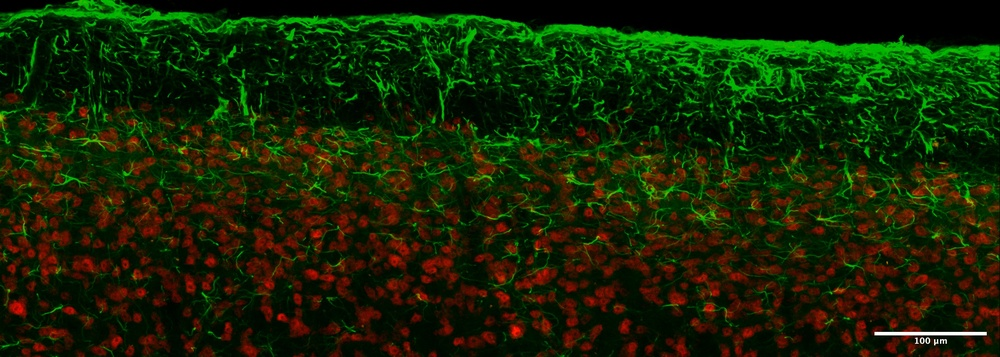
#> input picture Part Two/NLE_s1_contra_GFAP-FITC_NeuN-CY5_20x_1.jpg, 1000 x 357 px, shrunk from 2868 x 1024 before the run
$ python exe5.py
#> lines starting #> are read from the running program, lines starting #| are printed output that depends on the picture; after the words box and inside, x2 and y2 are one past the last pixel; in counts of white or black regions, pixels touching at a corner belong together
# Neuromodulation Workshop: EXE 5
import matplotlib
import matplotlib.pyplot as plt
import numpy as np
import cv2
matplotlib.use('TkAgg')

# Read in image file
filename = 'NLE_s1_contra_GFAP-FITC_NeuN-CY5_20x_1.jpg'
image = plt.imread(filename)
#> image is the input picture: shape (357, 1000, 3); mean R, G, B 22.2, 36.1, 4.3
M = np.asarray(image)

red_image = M[:, :, 0]      #R
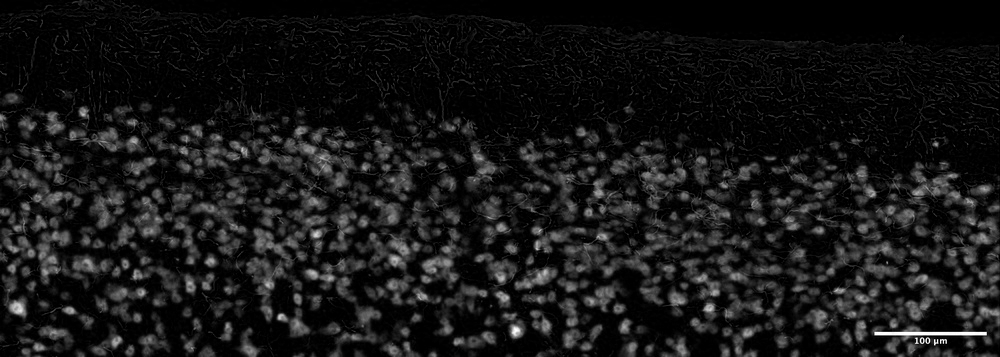
#> red_image: shape (357, 1000); min 0, max 255, mean 22.2
green_image = M[:, :, 1]    #G
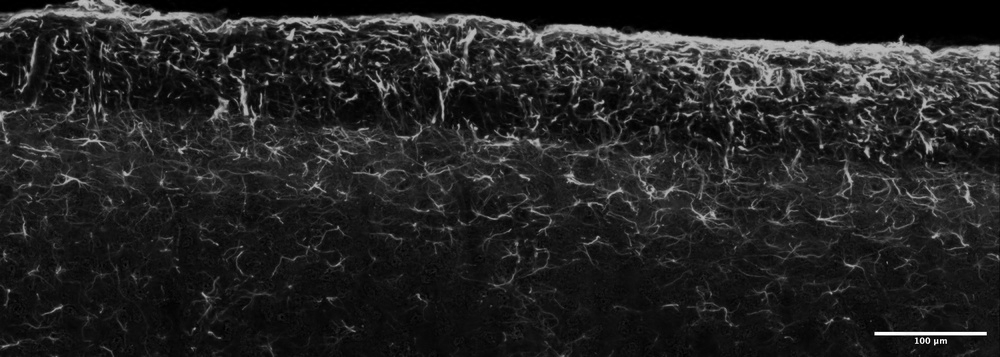
#> green_image: shape (357, 1000); min 0, max 255, mean 36.1
blue_image = M[:, :, 2]     #B
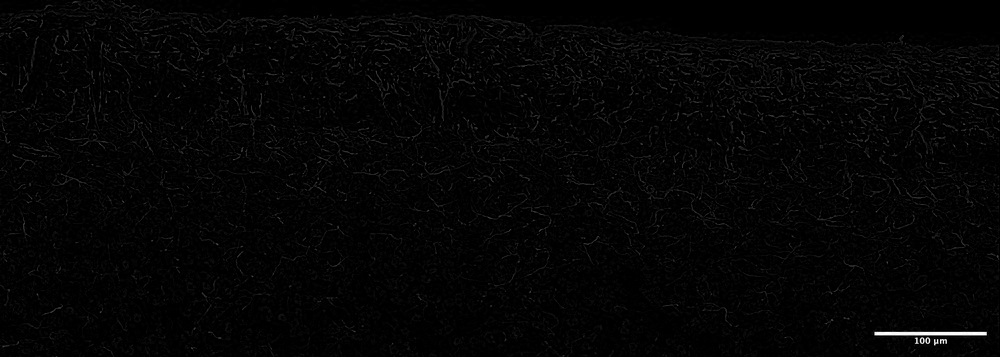
#> blue_image: shape (357, 1000); min 0, max 255, mean 4.3

# Sharpen red channel
kernel_sharpen_1 = np.array([[-1,-1,-1], [-1,9,-1], [-1,-1,-1]])
sharpened_image = cv2.filter2D(red_image, -1, kernel_sharpen_1)
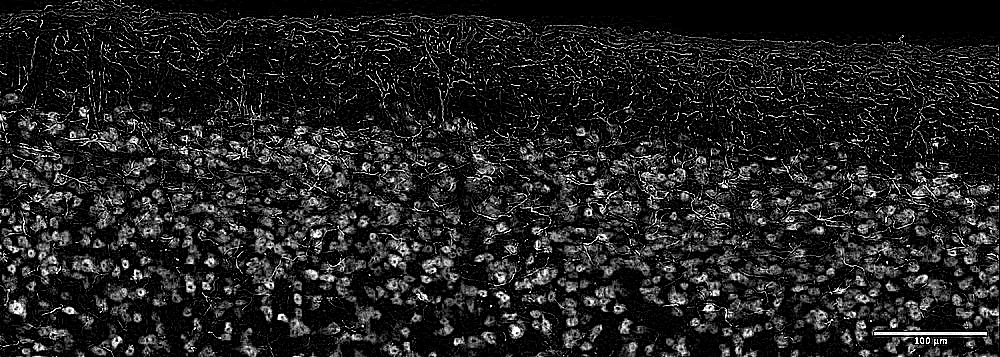
#> sharpened_image: shape (357, 1000); min 0, max 255, mean 34.8

# Apply a threshold to the sharpened image to create a mask
ret, thres_image = cv2.threshold(sharpened_image, 60, 255,cv2.THRESH_OTSU)
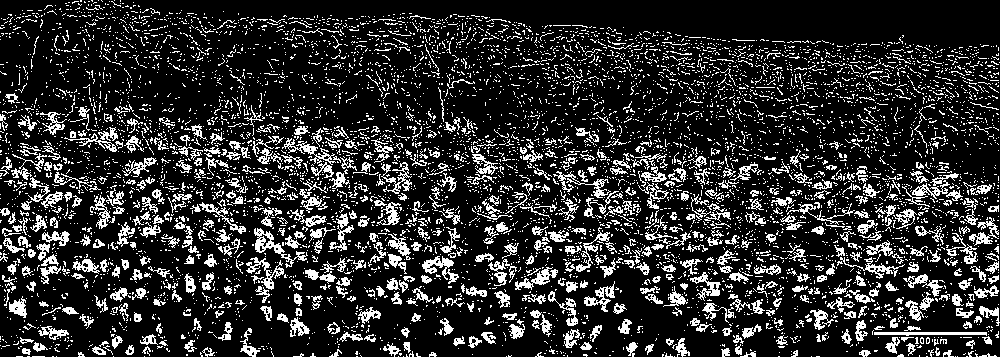
#> thres_image: shape (357, 1000); 18.2% white in thin lines or dots
#> ret = 75

# Diamond function: https://stackoverflow.com/questions/58348401/numpy-array-filled-in-diamond-shape
def diamond(r):
    b = np.r_[:r, r:-1:-1]
    return (b[:, None]+b) >= r

# Open Image
open_mask = diamond(3)*1
open_mask = open_mask.astype(np.uint8)
opened_image = cv2.morphologyEx(thres_image, cv2.MORPH_OPEN, open_mask, iterations=1)
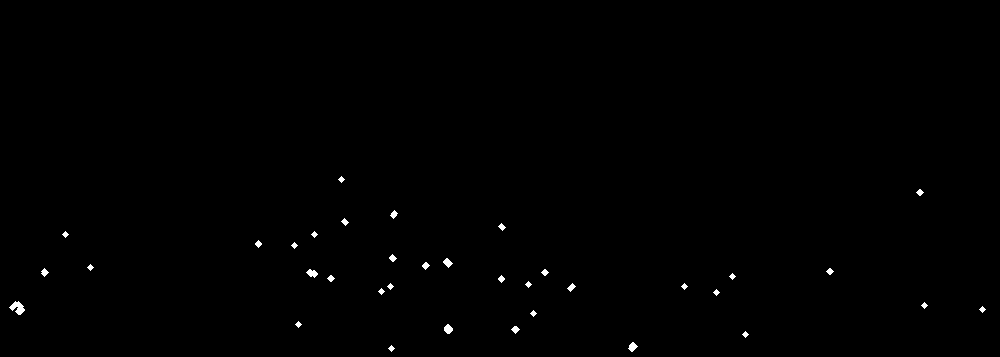
#> opened_image: shape (357, 1000); 0.35% white; 36 white regions, largest, box (x1, y1, x2, y2) and area: (9, 301, 25, 315) 121, (306, 269, 318, 278) 63, (444, 324, 453, 334) 62
# Close Image
close_mask = diamond(5)*1
close_mask = close_mask.astype(np.uint8)
closed_image = cv2.morphologyEx(opened_image, cv2.MORPH_CLOSE, close_mask, iterations=1)
#> closed_image: shape (357, 1000); 0.36% white; 35 white regions, largest, box (x1, y1, x2, y2) and area: (9, 301, 25, 315) 130, (306, 269, 318, 278) 63, (444, 324, 453, 334) 62

# Plot the results of opening and closing a thresholded image
plt.figure()
plt.subplot(131)
plt.imshow(thres_image)
plt.title("Thresholded Image")
plt.subplot(132)
plt.imshow(closed_image)
plt.title("Closed Image")
plt.subplot(133)
plt.imshow(opened_image)
plt.title("Opened Image")
plt.show()

# Overlay opened_image with red channel
result_image = cv2.bitwise_and(red_image, closed_image)

plt.figure()
plt.subplot(121)
plt.imshow(result_image, cmap='Reds', vmin=0, vmax=255)
plt.title('Final Image')
plt.subplot(122)
plt.imshow(image)
plt.title("Original Image")
plt.show()
